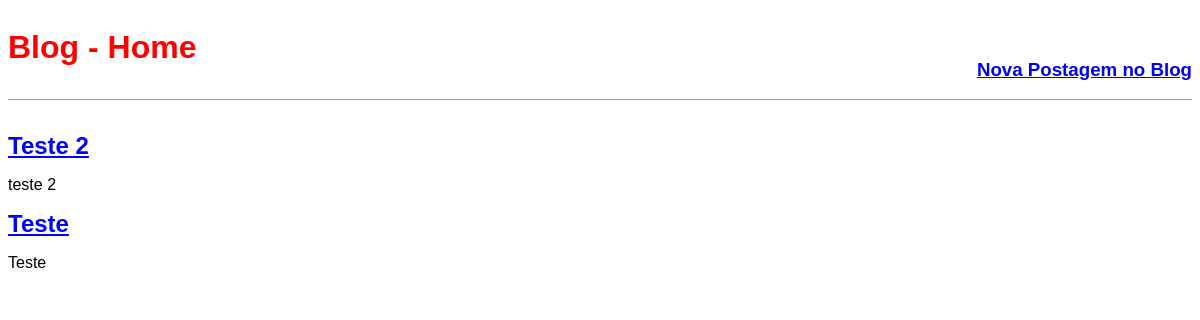
/, run on an earlier commit of the app's database.
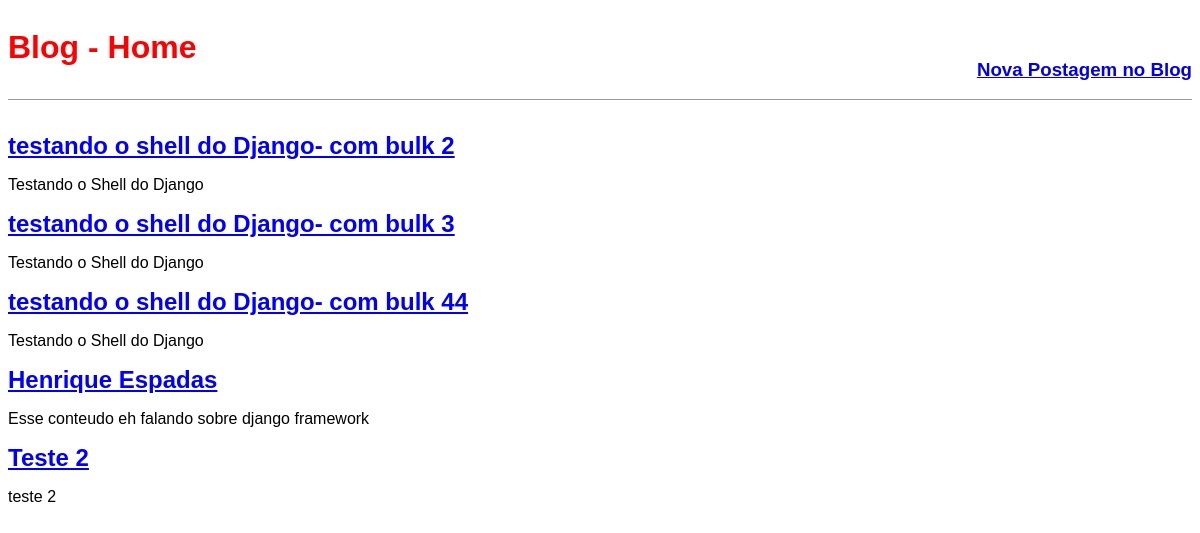
And on a later commit of the database.
### blog/models.py (models this page shows, shortened)
class Post(models.Model):
    STATUS = {
        ('rascunho','Rascunho'),
        ('publicado','Publicado'),
    }
    titulo = models.CharField(max_length=250)
    slug = models.SlugField(max_length=250)
    autor = models.ForeignKey(User, on_delete=models.CASCADE)
    conteudo = models.TextField()
    publicado = models.DateTimeField(default=timezone.now)
    criado = models.DateTimeField(auto_now_add=True)
    alterado = models.DateTimeField(auto_now=True)
    status = models.CharField(max_length=10, choices=STATUS, default='Rascunho')
    objects = models.Manager()
    published = PublishedManager()
    def get_absolute_url(self):
        return reverse('post_detail', args=[self.slug])
    class Meta:
        ordering = ('-publicado',)

### blog/views.py (the view)
# urls.py: path('', views.BlogListView.as_view(), name='home'),
class BlogListView(ListView):
    model = Post
    template_name = 'blog/home.html'

### blog/templates/blog/home.html (shortened to what this page needs)
{% extends 'base.html' %}
{% block content %}
    {% for post in object_list %}
        <div class="post-entry">
            <h2><a href="{{ post.get_absolute_url }}">{{ post.titulo }}</a></h2>
            <p>{{ post.conteudo }}</p>
        </div>
    {% endfor %}
{% endblock content %}

### templates/base.html (shortened to what this page needs)
{% load static %}
<!DOCTYPE html>
<html lang="en">
<head>
    <link rel="stylesheet" href="{% static 'css/style.css' %}">
</head>
<body>
    <header>
        <div class="nav-left">
            <h1><a href="/">Blog - Home</a></h1>
        </div>
        <div class="nav-right">
            <h3><a href="{% url 'post_new' %}">Nova Postagem no Blog</a></h3>
        </div>
    </header>
    <div class="container">
        {%  block content %} {% endblock content %}
    </div>
</body>
</html>

### staticfiles/css/style.css (style rules this page uses)
body { font-family: 'Source Sans Pro', sans-serif; font-size 18 px }
header { border-bottom: 1px solid #999; margin-bottom: 2rem; display: flex; }
header h1 a { color:red; text-decoration: none; }
.nav-left { margin-right: auto; }
.nav-right { display: flex; padding-top: 2rem; }
.post-entry h2 { margin: 0.5rem 0; }
.post-entry h2 a, .post-entry h2 a:visited { color:blue; text-decoration: none: }

What changed in the data, as far as the page shows it:
removed Post: titulo "Teste", conteudo "Teste"
added Post: titulo "testando o shell do Django- com bulk 2", conteudo "Testando o Shell do Django"
added Post: titulo "testando o shell do Django- com bulk 3", conteudo "Testando o Shell do Django"
added Post: titulo "testando o shell do Django- com bulk 44", conteudo "Testando o Shell do Django"
added Post: titulo "Henrique Espadas", conteudo "Esse conteudo eh falando sobre django framework"
